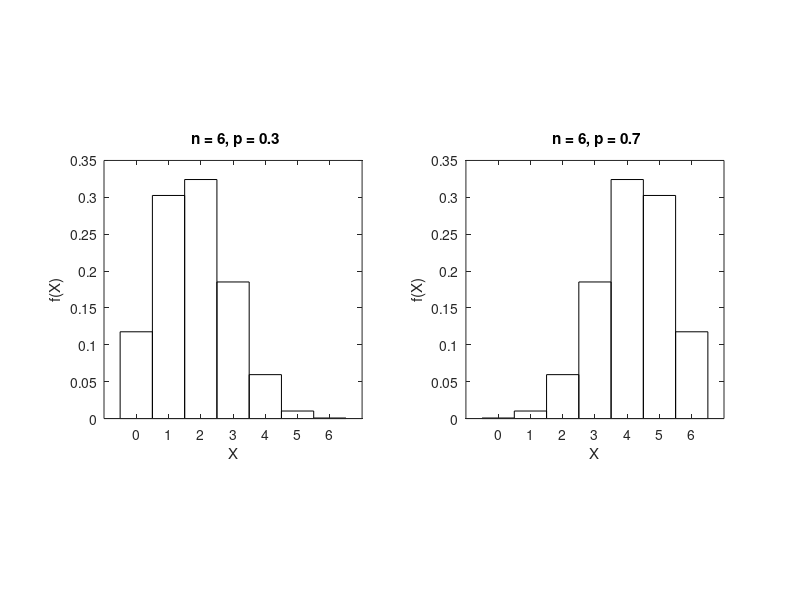

Source code (MATLAB):
% Example 2.1
% Computational Statistics Handbook with MATLAB, 2nd Edition
% Wendy L. and Angel R. Martinez

prob = binocdf(3,25,0.2);
prob2 = sum(binopdf(0:3,25,0.2));
% Get the values for the domain, x.
x = 0:6;
% Get the values of the probability mass function
% First for n = 6, p = 0.3
pdf1 = binopdf(x,6,0.3);
% Now for n = 6, p = 0.7
pdf2 = binopdf(x,6,0.7);
% Do the plots.
subplot(1,2,1),bar(x,pdf1,1,'w')
title(' n = 6, p = 0.3')
xlabel('X'),ylabel('f(X)')
axis square
subplot(1,2,2),bar(x,pdf2,1,'w')
title(' n = 6, p = 0.7')
xlabel('X'),ylabel('f(X)')
axis square
